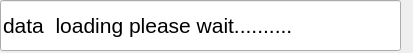
<?xml version="1.0" encoding="UTF-8"?>
<ui version="4.0">
 <class>dataload</class>
 <widget class="QDialog" name="dataload">
  <property name="geometry">
   <rect>
    <x>0</x>
    <y>0</y>
    <width>413</width>
    <height>53</height>
   </rect>
  </property>
  <property name="windowTitle">
   <string>dataload</string>
  </property>
  <widget class="QLineEdit" name="lineEdit">
   <property name="geometry">
    <rect>
     <x>0</x>
     <y>0</y>
     <width>401</width>
     <height>51</height>
    </rect>
   </property>
   <property name="palette">
    <palette>
     <active>
      <colorrole role="Text">
       <brush brushstyle="SolidPattern">
        <color alpha="255">
         <red>255</red>
         <green>0</green>
         <blue>0</blue>
        </color>
       </brush>
      </colorrole>
     </active>
     <inactive>
      <colorrole role="Text">
       <brush brushstyle="SolidPattern">
        <color alpha="255">
         <red>0</red>
         <green>0</green>
         <blue>0</blue>
        </color>
       </brush>
      </colorrole>
     </inactive>
     <disabled>
      <colorrole role="Text">
       <brush brushstyle="SolidPattern">
        <color alpha="255">
         <red>120</red>
         <green>120</green>
         <blue>120</blue>
        </color>
       </brush>
      </colorrole>
     </disabled>
    </palette>
   </property>
   <property name="font">
    <font>
     <pointsize>16</pointsize>
     <bold>false</bold>
    </font>
   </property>
   <property name="text">
    <string>data  loading please wait..........</string>
   </property>
  </widget>
 </widget>
 <layoutdefault spacing="6" margin="11"/>
 <resources/>
 <connections/>
</ui>
